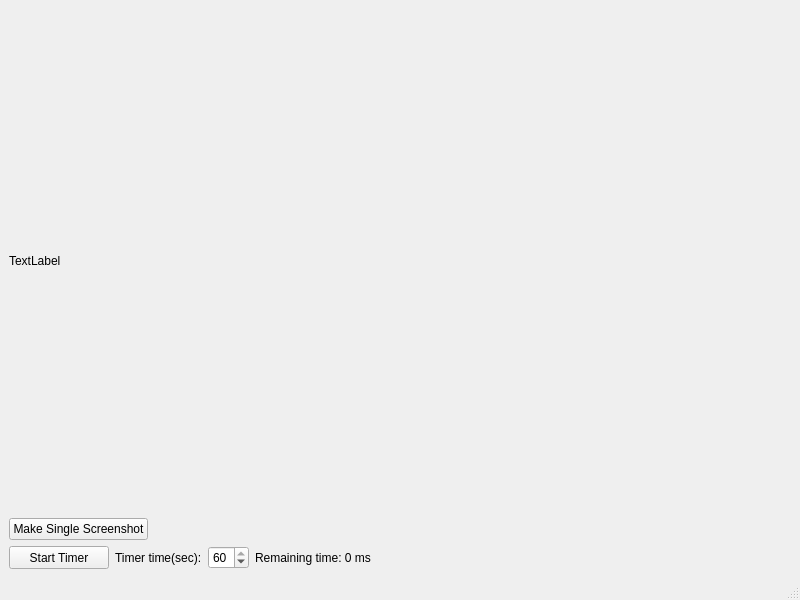
<?xml version="1.0" encoding="UTF-8"?>
<ui version="4.0">
 <class>MainWindow</class>
 <widget class="QMainWindow" name="MainWindow">
  <property name="geometry">
   <rect>
    <x>0</x>
    <y>0</y>
    <width>800</width>
    <height>600</height>
   </rect>
  </property>
  <property name="windowTitle">
   <string>Screenshoter</string>
  </property>
  <widget class="QWidget" name="centralwidget">
   <layout class="QVBoxLayout" name="verticalLayout">
    <item>
     <widget class="QLabel" name="screenshotLabel">
      <property name="enabled">
       <bool>true</bool>
      </property>
      <property name="sizePolicy">
       <sizepolicy hsizetype="MinimumExpanding" vsizetype="MinimumExpanding">
        <horstretch>0</horstretch>
        <verstretch>1</verstretch>
       </sizepolicy>
      </property>
      <property name="minimumSize">
       <size>
        <width>500</width>
        <height>500</height>
       </size>
      </property>
      <property name="maximumSize">
       <size>
        <width>16777215</width>
        <height>16777215</height>
       </size>
      </property>
      <property name="baseSize">
       <size>
        <width>0</width>
        <height>0</height>
       </size>
      </property>
      <property name="text">
       <string>TextLabel</string>
      </property>
      <property name="scaledContents">
       <bool>false</bool>
      </property>
     </widget>
    </item>
    <item>
     <layout class="QHBoxLayout" name="horizontalLayout_2">
      <item>
       <widget class="QPushButton" name="makeScreenshotPushButton">
        <property name="text">
         <string>Make Single Screenshot</string>
        </property>
       </widget>
      </item>
      <item>
       <spacer name="horizontalSpacer_2">
        <property name="orientation">
         <enum>Qt::Horizontal</enum>
        </property>
        <property name="sizeHint" stdset="0">
         <size>
          <width>40</width>
          <height>20</height>
         </size>
        </property>
       </spacer>
      </item>
     </layout>
    </item>
    <item>
     <layout class="QHBoxLayout" name="horizontalLayout">
      <item>
       <widget class="QPushButton" name="timerPushButton">
        <property name="sizePolicy">
         <sizepolicy hsizetype="Minimum" vsizetype="MinimumExpanding">
          <horstretch>0</horstretch>
          <verstretch>0</verstretch>
         </sizepolicy>
        </property>
        <property name="minimumSize">
         <size>
          <width>100</width>
          <height>15</height>
         </size>
        </property>
        <property name="text">
         <string>Start Timer</string>
        </property>
       </widget>
      </item>
      <item>
       <widget class="QLabel" name="label">
        <property name="text">
         <string>Timer time(sec):</string>
        </property>
       </widget>
      </item>
      <item>
       <widget class="QSpinBox" name="timerSpinBox">
        <property name="minimum">
         <number>1</number>
        </property>
        <property name="maximum">
         <number>60</number>
        </property>
        <property name="value">
         <number>60</number>
        </property>
       </widget>
      </item>
      <item>
       <widget class="QLabel" name="remainingTimeLabel">
        <property name="text">
         <string>Remaining time: 0 ms</string>
        </property>
       </widget>
      </item>
      <item>
       <spacer name="horizontalSpacer">
        <property name="orientation">
         <enum>Qt::Horizontal</enum>
        </property>
        <property name="sizeHint" stdset="0">
         <size>
          <width>40</width>
          <height>20</height>
         </size>
        </property>
       </spacer>
      </item>
     </layout>
    </item>
   </layout>
  </widget>
  <widget class="QMenuBar" name="menubar">
   <property name="geometry">
    <rect>
     <x>0</x>
     <y>0</y>
     <width>800</width>
     <height>22</height>
    </rect>
   </property>
  </widget>
  <widget class="QStatusBar" name="statusbar"/>
 </widget>
 <resources/>
 <connections/>
</ui>
